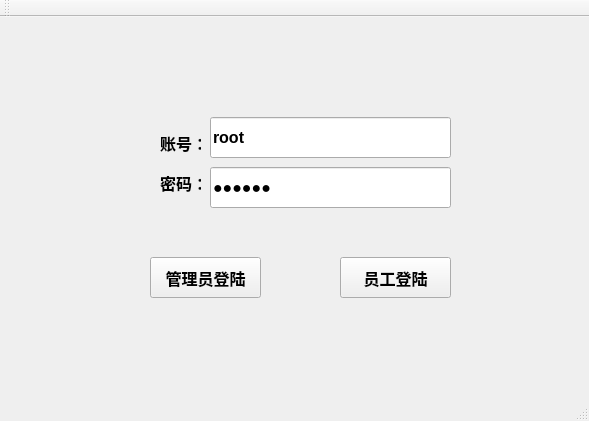
<?xml version="1.0" encoding="UTF-8"?>
<ui version="4.0">
 <class>MainWindow</class>
 <widget class="QMainWindow" name="MainWindow">
  <property name="geometry">
   <rect>
    <x>0</x>
    <y>0</y>
    <width>589</width>
    <height>421</height>
   </rect>
  </property>
  <property name="windowTitle">
   <string>登录主界面</string>
  </property>
  <property name="styleSheet">
   <string notr="true"/>
  </property>
  <widget class="QWidget" name="centralWidget">
   <widget class="QLabel" name="label">
    <property name="geometry">
     <rect>
      <x>160</x>
      <y>110</y>
      <width>41</width>
      <height>31</height>
     </rect>
    </property>
    <property name="font">
     <font>
      <pointsize>12</pointsize>
      <weight>75</weight>
      <bold>true</bold>
     </font>
    </property>
    <property name="text">
     <string>账号：</string>
    </property>
   </widget>
   <widget class="QLineEdit" name="account_Edit">
    <property name="geometry">
     <rect>
      <x>210</x>
      <y>100</y>
      <width>241</width>
      <height>41</height>
     </rect>
    </property>
    <property name="font">
     <font>
      <pointsize>12</pointsize>
      <weight>75</weight>
      <bold>true</bold>
     </font>
    </property>
    <property name="text">
     <string>root</string>
    </property>
    <property name="placeholderText">
     <string>请输入账号</string>
    </property>
   </widget>
   <widget class="QLabel" name="label_2">
    <property name="geometry">
     <rect>
      <x>160</x>
      <y>150</y>
      <width>41</width>
      <height>31</height>
     </rect>
    </property>
    <property name="font">
     <font>
      <pointsize>12</pointsize>
      <weight>75</weight>
      <bold>true</bold>
     </font>
    </property>
    <property name="text">
     <string>密码：</string>
    </property>
   </widget>
   <widget class="QPushButton" name="management_Button">
    <property name="geometry">
     <rect>
      <x>150</x>
      <y>240</y>
      <width>111</width>
      <height>41</height>
     </rect>
    </property>
    <property name="font">
     <font>
      <pointsize>12</pointsize>
      <weight>75</weight>
      <bold>true</bold>
     </font>
    </property>
    <property name="text">
     <string>管理员登陆</string>
    </property>
   </widget>
   <widget class="QLineEdit" name="passwd_Edit">
    <property name="geometry">
     <rect>
      <x>210</x>
      <y>150</y>
      <width>241</width>
      <height>41</height>
     </rect>
    </property>
    <property name="font">
     <font>
      <pointsize>12</pointsize>
      <weight>75</weight>
      <bold>true</bold>
     </font>
    </property>
    <property name="text">
     <string>123123</string>
    </property>
    <property name="echoMode">
     <enum>QLineEdit::Password</enum>
    </property>
    <property name="placeholderText">
     <string>请输入密码</string>
    </property>
   </widget>
   <widget class="QPushButton" name="employees_Button">
    <property name="geometry">
     <rect>
      <x>340</x>
      <y>240</y>
      <width>111</width>
      <height>41</height>
     </rect>
    </property>
    <property name="font">
     <font>
      <pointsize>12</pointsize>
      <weight>75</weight>
      <bold>true</bold>
     </font>
    </property>
    <property name="text">
     <string>员工登陆</string>
    </property>
   </widget>
  </widget>
  <widget class="QMenuBar" name="menuBar">
   <property name="geometry">
    <rect>
     <x>0</x>
     <y>0</y>
     <width>589</width>
     <height>26</height>
    </rect>
   </property>
  </widget>
  <widget class="QToolBar" name="mainToolBar">
   <attribute name="toolBarArea">
    <enum>TopToolBarArea</enum>
   </attribute>
   <attribute name="toolBarBreak">
    <bool>false</bool>
   </attribute>
  </widget>
  <widget class="QStatusBar" name="statusBar"/>
 </widget>
 <layoutdefault spacing="6" margin="11"/>
 <resources/>
 <connections/>
</ui>
